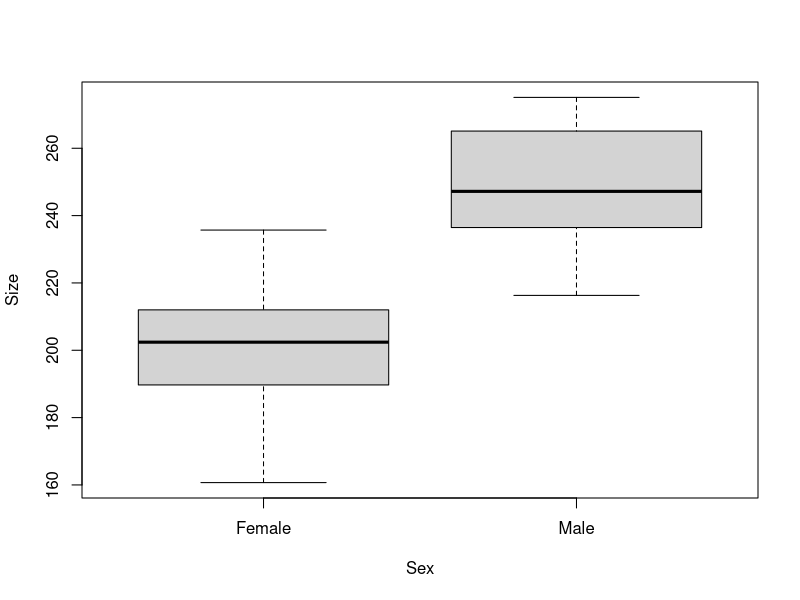
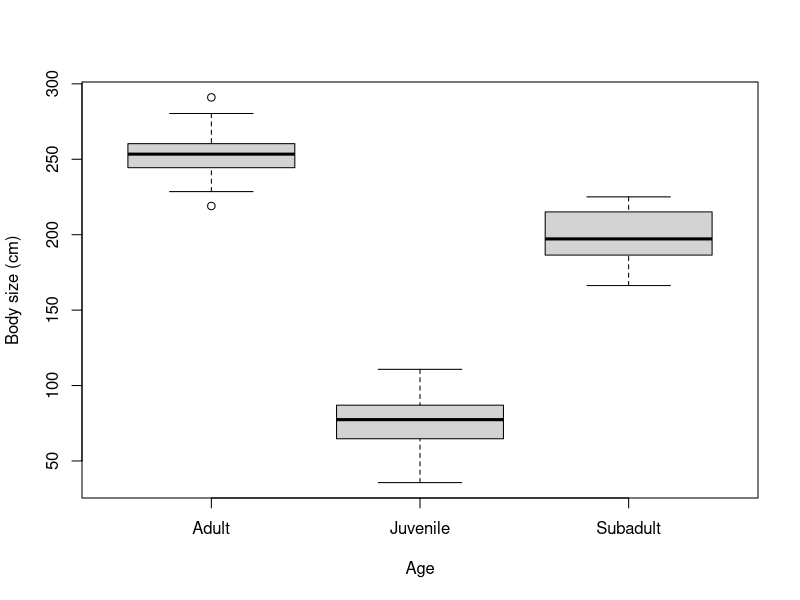
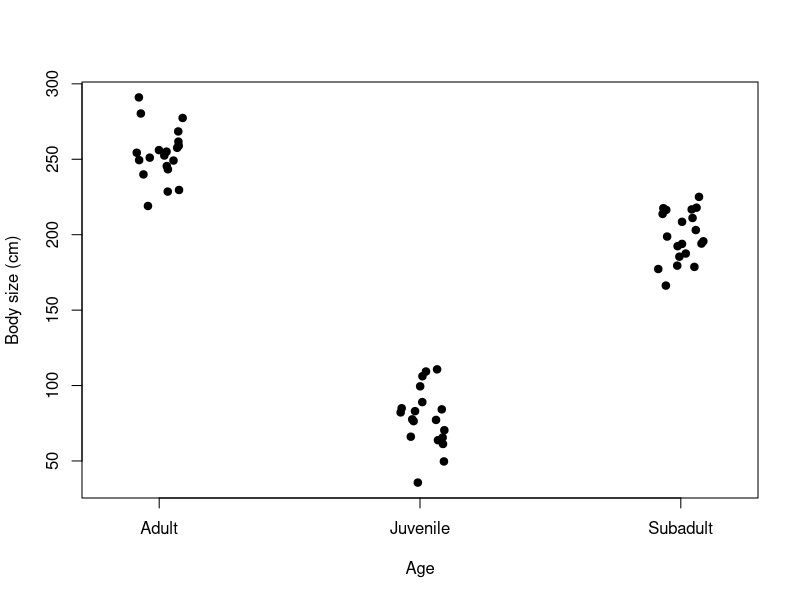
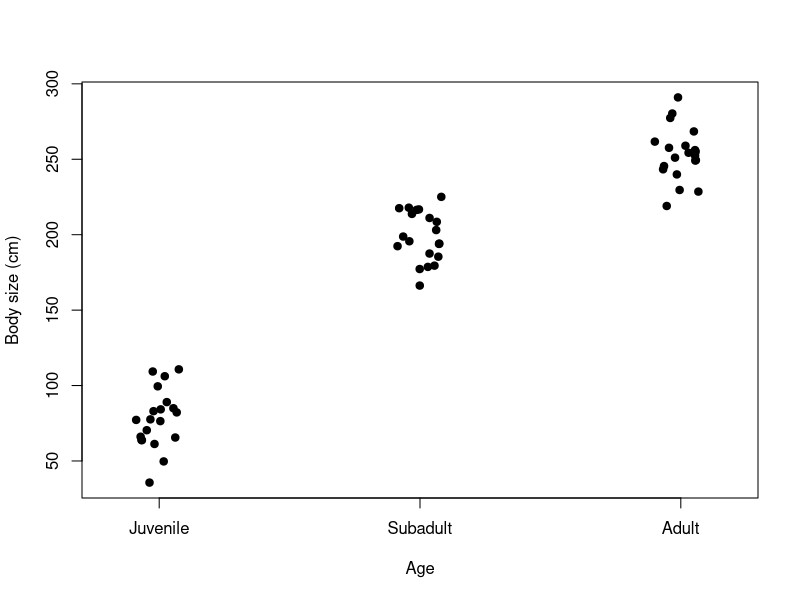

Write R code to recreate these figures, in order. (Note: this script raises an error after producing the figures.)

#  NRES 710, Analysis of Categorical Data (cont.)
#     University of Nevada, Reno
#     Presenting results and testing among multiple groups

# Load the data
datum <- read.csv("lecture_7_seal_data.csv")

# Examine it
head(datum)
tail(datum)

# Examine structure of data
str(datum)

# Force 'Sex' to be a factor
datum$Sex <- factor(datum$Sex)

# Scatterplot
plot(Size ~ Sex, data = datum)

# Fit a linear model
results <- lm(Size ~ Sex, data = datum)
summary(results)
# Confidence intervals
confint(results)

# Calculate confidence intervals
57.7 - 46.1
# simple way: upper limit minus mean
confint(results)["SexMale", 2] - results$coefficients["SexMale"]
# extracting estimates from objects to do math
# Examine the categorical data
str(datum$Sex)
# The 'levels' are the groups in the variable, and they are ordered alphabetically by default.

# Re-order the levels
datum$Sex <- factor(datum$Sex, levels = c("Male", "Female")) # switch the order

# Re-run model
results2 <- lm(Size ~ Sex, data = datum)
summary(results2)
### Code to test for differences among three groups

# Read in the data
datum <- read.csv("lecture_8_dataset1.csv")

# Examine the data
head(datum)

# Make datum a factor
datum$Age <- factor(datum$Age)

# Plot
plot(Size ~ Age, data = datum, xlab = "Age", ylab = "Body size (cm)")

# Plot w/ jitter
stripchart(Size ~ Age, data = datum, vertical = TRUE, method = "jitter",
           pch = 19, xlab = "Age", ylab = "Body size (cm)")

# Re-order categorical X-data
datum$Age <- factor(datum$Age, levels = c("Juvenile", "Subadult", "Adult"))

# Plot
stripchart(Size ~ Age, data = datum, vertical = TRUE, method = "jitter",
           pch = 19, xlab = "Age", ylab = "Body size (cm)")

# Add in dummy-coding
dummy <- model.matrix(~ Age -1, data = datum)
colnames(dummy) <- c("Juvenile", "Subadult", "Adult") # rename columns
# be careful; make sure name order reflects order of categorical variable 'Age'
datum <- cbind(datum, dummy) # bind to dataframe

# Re-examine data
head(datum)

## Analysis of variance; 'aov()'
help(aov)
# Fit an analysis of variance... by calling 'lm()'!!

# Run an ANOVA
results <- aov(Size ~ Age, data = datum)
summary(results)

## Multiple comparison using 'lm()'
# Run analysis
results2 <- lm(Size ~ Age, data = datum)
summary(results2)

# Probability of committing no errors in three t-tests
(1 - 0.05)^3

# Probability of committing >=1 Type I errors in three t-tests
1 - (1 - 0.05)^3

# ANOVA test
anova(results2)

summary(results2)
confint(results2)

# Re-run analysis with different reference
results3 <- lm(Size ~ relevel(Age, ref = "Subadult"), data = datum)
summary(results3)

# Using the dummy-coded variables to run this analysis
results4 <- lm(Size ~ Subadult + Adult, data = datum)
summary(results4)

# Changing the reference
results5 <- lm(Size ~ Juvenile + Adult, data = datum)
summary(results5)

# Using the dummy-coded variables to run this analysis
results6 <- lm(Size ~ Subadult + Adult + Juvenile, data = datum)
summary(results6)

# Using the dummy-coded variables to run this analysis
results7 <- lm(Size ~ Adult, data = datum)
summary(results7)

# Using the dummy-coded variables to run this analysis
results8 <- lm(Size ~ I(Juvenile + Subadult), data = datum)
# I() is a function to do whatever is inside the parentheses
summary(results8)



############################### 'Truth' ################################ 
### Code for simulating data to be analyzed body size data for two sexes

# Simulate the binomial X-variable (sex)
set.seed(123)
n <- 60
x <- c(rep("Juvenile", n/3), rep("Subadult", n/3), rep("Adult", n/3))
x <- factor(x, levels = c("Juvenile", "Subadult", "Adult"))

# Simulate continuous y-variable data
y <- ifelse(x == "Juvenile", rnorm(n/3, mean = 75, sd = 20), #juveniles
            ifelse(x == "Subadult", rnorm(n/3, mean = 200, sd = 20), #subad
              rnorm(n/2, mean = 250, sd = 20))) #adults

# Create dataframe
datum <- data.frame(Age = x, Size = y)

# Save these data for future use
write.csv(datum, "lecture_8_dataset1.csv")
write.csv(datum, "../datasets/lecture_8_dataset1.csv")
